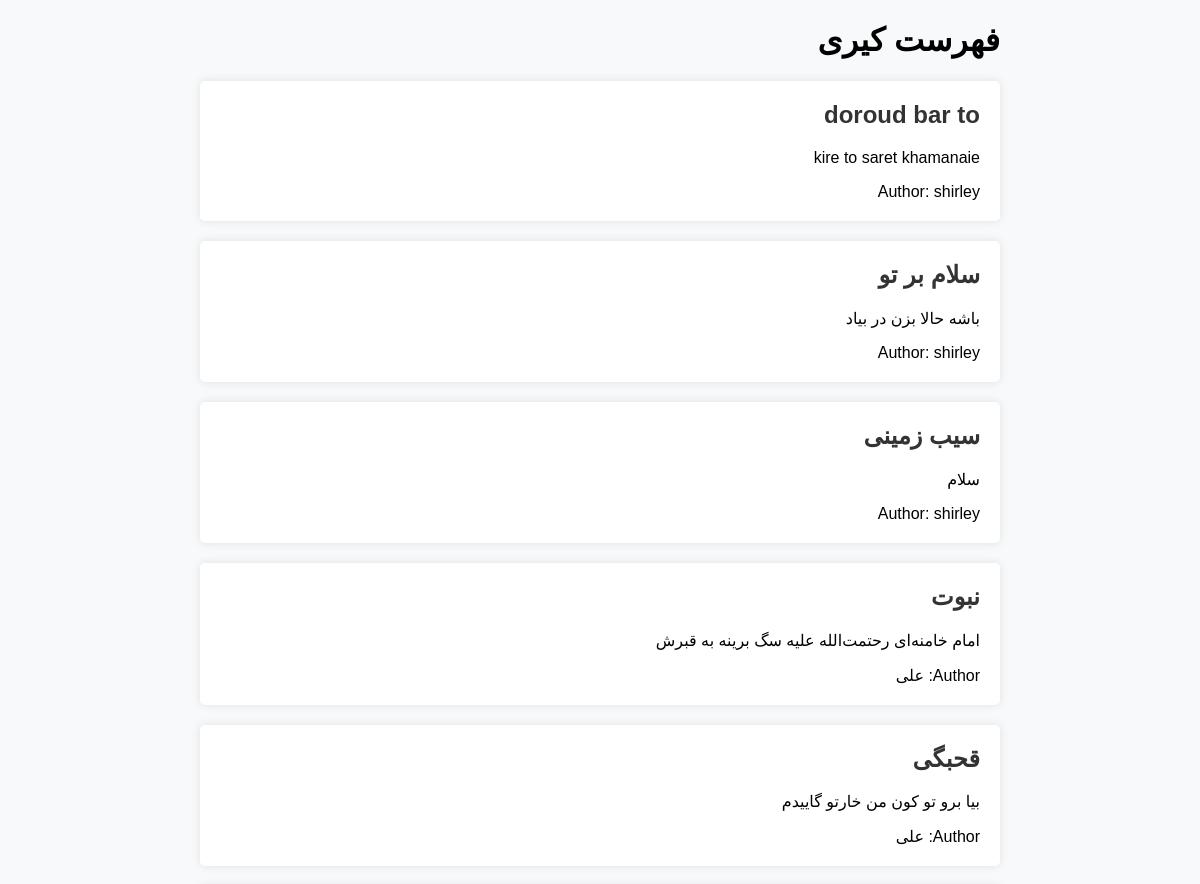
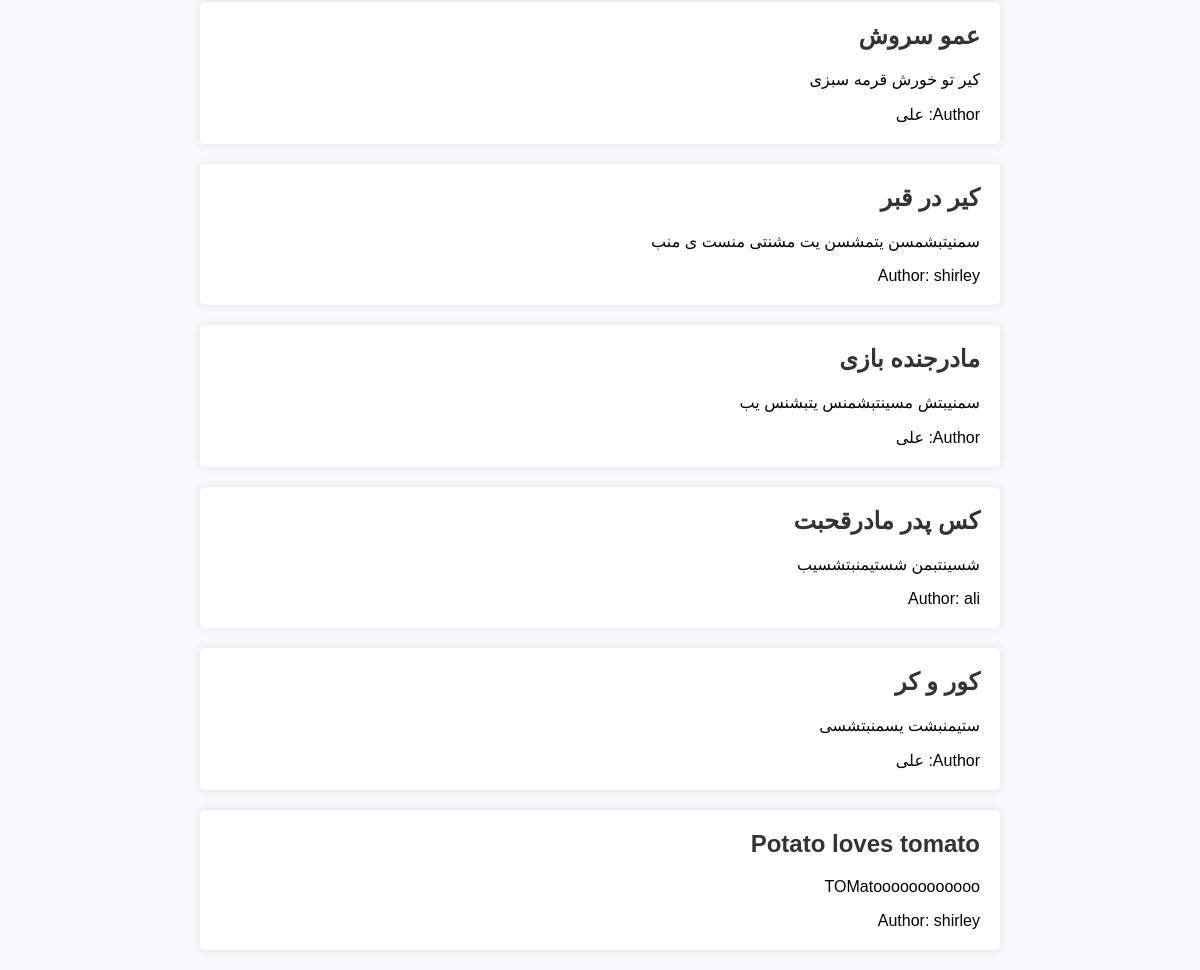
The app's page /articles/ with its own data (2 pictures, top to bottom).
### articles/models.py (models this page shows)
class Article(models.Model):
    title = models.CharField(max_length=200)
    content = models.TextField()
    author = models.ForeignKey(User, on_delete=models.CASCADE)
    created_at = models.DateTimeField(auto_now_add=True)
    updated_at = models.DateTimeField(auto_now=True)

### articles/views.py (the view)
# urls.py: path('', views.article_list, name='article_list'),
def article_list(request):
    articles = Article.objects.all()
    return render(request, 'article_list.html', {'articles': articles})

### articles/templates/article_list.html (shortened to what this page needs)
<!DOCTYPE html>
<html lang="fa-ir" dir="rtl">
<head>
</head>
<body>
    <div class="container">
        <h1>فهرست کیری</h1>
        {% for article in articles %}
        <div class="article">
            <h2><a href="{% url 'article_detail' article.id %}">{{ article.title }}</a></h2>
            <p>{{ article.content|truncatechars:200 }}</p>
            <p>Author: {{ article.author.username }}</p>
        </div>
        {% empty %}
        <p>No articles found.</p>
        {% endfor %}
    </div>
</body>
</html>

### articles/templates/article_list.html (style rules this page uses)
body { font-family: Arial, sans-serif; margin: 0; padding: 0; background-color: #f8f9fa; }
.container { max-width: 800px; margin: 20px auto; padding: 0 20px; }
.article { background-color: #fff; border-radius: 5px; box-shadow: 0 0 10px rgba(0, 0, 0, 0.1); margin-bottom: 20px; padding: 20px; }
.article h2 { margin-top: 0; }
.article p { margin-bottom: 0; }
.article a { text-decoration: none; color: #333; font-weight: bold; }

### records on screen
Article: title "doroud bar to", content "kire to saret khamanaie", author.username "shirley"
Article: title "سلام بر تو", content "باشه حالا بزن در بیاد", author.username "shirley"
Article: title "سیب زمینی", content "سلام", author.username "shirley"
Article: title "نبوت", content "امام خامنه‌ای رحتمت‌الله علیه سگ برینه به قبرش", author.username "علی"
Article: title "قحبگی", content "بیا برو تو کون من خارتو گاییدم", author.username "علی"
Article: title "عمو سروش", content "کیر تو خورش قرمه سبزی", author.username "علی"
Article: title "کیر در قبر", content "سمنیتبشمسن یتمشسن یت مشنتی منست ی منب", author.username "shirley"
Article: title "مادرجنده بازی", content "سمنیبتش مسینتبشمنس یتبشنس یب", author.username "علی"
Article: title "کس پدر مادرقحبت", content "شسینتبمن شستیمنبتشسیب", author.username "ali"
Article: title "کور و کر", content "ستیمنبشت یسمنبتشسی", author.username "علی"
Article: title "Potato loves tomato", content "TOMatoooooooooooo", author.username "shirley"
